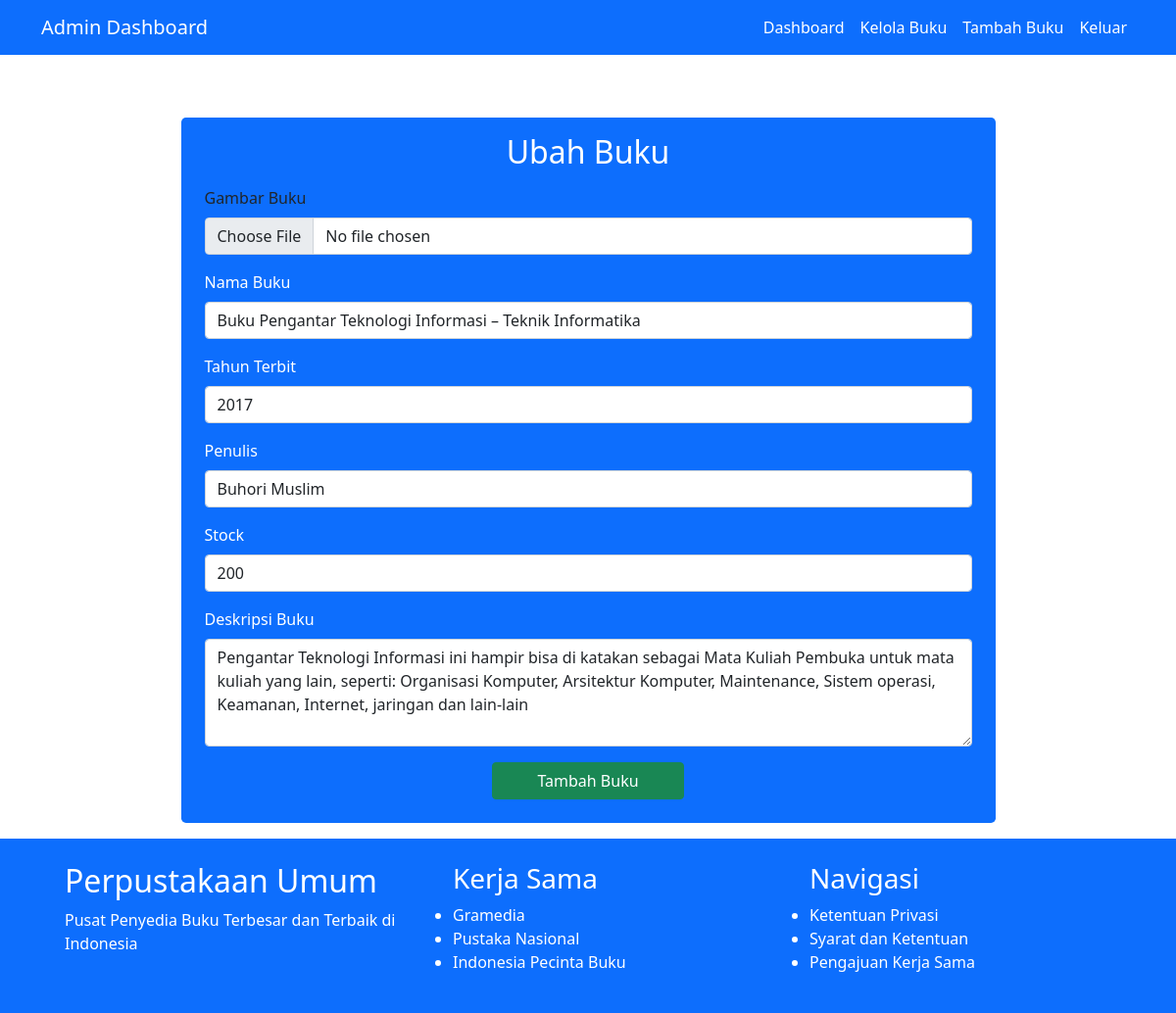
The app's page /admin/ubahbuku.php?id_buku=8 (signed in) with its own data.
### tables this page shows
CREATE TABLE `buku` (
  `id_buku` int NOT NULL,
  `gambar_buku` varchar(255) NOT NULL,
  `nama_buku` varchar(255) NOT NULL,
  `terbit` year NOT NULL,
  `penulis` varchar(100) NOT NULL,
  `stock` int NOT NULL,
  `deskripsi` text
);

### admin/views/ubahbuku.views.php (called while the page is built)
<?php
require('../koneksi.php');
require('partials/header/header.php');
require('partials/navigasi/navigasi.php');
require('partials/ubahbuku/ubahbuku.php');
require('partials/footer/footer.php');

### admin/ubahbuku.php (called while the page is built)
<?php
require('../admin/views/ubahbuku.views.php');

### koneksi.php (called while the page is built, shortened)
<?php
$host = 'localhost';
$db = 'perpustakaan_umum';
$user = 'root';
$pass = '';
$conn = new mysqli($host, $user, $pass, $db);
function query($query)
{
    global $conn;
    $hasil =  mysqli_query($conn, $query);
    $baris = [];
    while ($bari = mysqli_fetch_assoc($hasil)) {
        $baris[] = $bari;
    }
    return $baris;
}

### admin/views/partials/ubahbuku/ubahbuku.php (the view, shortened to what this page needs)
<?php
$id_buku = $_GET["id_buku"];
$buku = query("SELECT * FROM buku WHERE id_buku = $id_buku")[0];
?>
<div class="container-fluid">
    <div class="container mt-5 p-3">
        <div class="rounded-3 p-3 bg-primary mx-auto w-75">
            <h2 class="text-center text-white">Ubah Buku</h2>
            <div class="p-2">
                <form action="#" method="POST" enctype="multipart/form-data">
                    <div class="mb-3">
                        <label for="gambar_buku" class="form-label">Gambar Buku</label>
                        <input type="file" class="form-control" id="gambar_buku" name="gambar_buku" autofocus autocomplete="off">
                    </div>
                    <div class="mb-3">
                        <label for="nama_buku" class="form-label text-white">Nama Buku</label>
                        <input type="text" class="form-control" id="nama_buku" name="nama_buku" value="<?= $buku["nama_buku"]; ?>" autocomplete="off" required />
                    </div>
                    <div class="mb-3">
                        <label for="terbit" class="form-label text-white">Tahun Terbit</label>
                        <input type="number" class="form-control" id="terbit" name="terbit" min="1000" max="9999" value="<?= $buku["terbit"]; ?>" autocomplete="off" required />
                    </div>
                    <div class="mb-3">
                        <label for="penulis" class="form-label text-white">Penulis</label>
                        <input type="text" class="form-control" id="penulis" name="penulis" value="<?= $buku["penulis"]; ?>" autocomplete="off" required />
                    </div>
                    <div class="mb-3">
                        <label for="stock" class="form-label text-white">Stock</label>
                        <input type="number" class="form-control" id="stock" name="stock" min="0" value="<?= $buku["stock"]; ?>" autocomplete="off" required />
                    </div>
                    <div class="mb-3">
                        <label for="deskripsi" class="form-label text-white">Deskripsi Buku</label>
                        <textarea class="form-control" id="deskripsi" name="deskripsi" rows="4" required><?= $buku["deskripsi"]; ?></textarea>
                    </div>
                    <div class="d-grid gap-2 w-25 mx-auto rounded-3">
                        <button type="submit" name="submit" class="btn btn-success">Tambah Buku</button>
                    </div>
                </form>
            </div>
        </div>
    </div>
</div>

### records on screen
buku: nama_buku "Buku Pengantar Teknologi Informasi – Teknik Informatika", terbit "2017", penulis "Buhori Muslim", stock "200", deskripsi "Pengantar Teknologi Informasi ini hampir bisa di katakan sebagai Mata Kuliah Pembuka untuk mata kuliah yang lain, seperti: Organisasi Komputer, Arsitektur Komputer, Maintenance, Sistem operasi, Keamanan, Internet, jaringan dan lain-lain"
